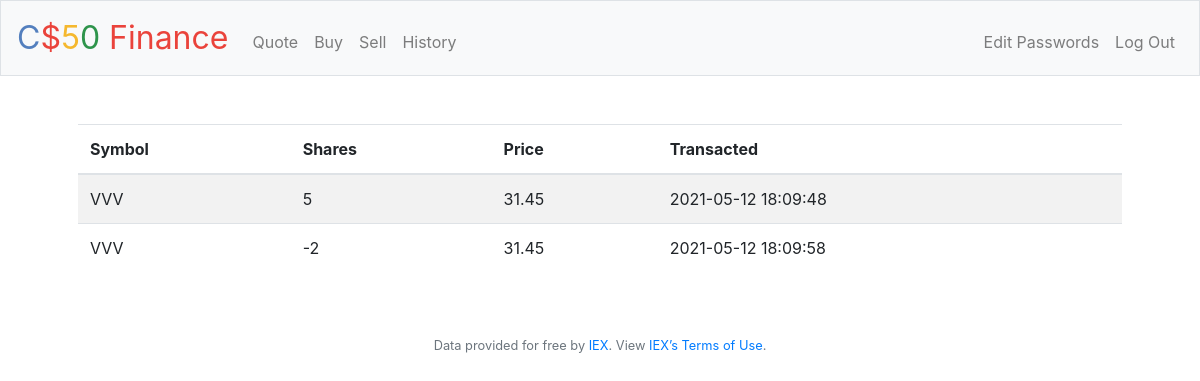
The app's page /history (signed in) with its own data.
### tables this page shows
CREATE TABLE purchase (id integer PRIMARY KEY, user_id integer, symbol text NOT NULL, stockname text NOT NULL, shares integer NOT NULL, price float NOT NULL, Timestamp DATETIME DEFAULT CURRENT_TIMESTAMP, FOREIGN KEY (user_id) REFERENCES users (id));

### application.py (the view)
@app.route("/history")
@login_required
def history():
    stocks = db.execute("SELECT symbol, shares, price, Timestamp AS transacted from purchase WHERE user_id = ?", session["user_id"])
    return render_template("history.html", stocks=stocks)

### application.py (called while the page is built)
@app.after_request
def after_request(response):
    response.headers["Cache-Control"] = "no-cache, no-store, must-revalidate"
    response.headers["Expires"] = 0
    response.headers["Pragma"] = "no-cache"
    return response

### helpers.py (called while the page is built)
def login_required(f):
    @wraps(f)
    def decorated_function(*args, **kwargs):
        if session.get("user_id") is None:
            return redirect("/login")
        return f(*args, **kwargs)
    return decorated_function

### templates/history.html (shortened to what this page needs)
{% extends "layout.html" %}
{% block main %}
    <table class="table table-striped">
        <thead>
            <tr align="left">
                <th>Symbol</th>
                <th>Shares</th>
                <th>Price</th>
                <th>Transacted</th>
            </tr>
        </thead>
        <tbody>
                {% for stock in stocks %}
                <tr align="left">
                    <td>{{ stock.symbol }}</td>
                    <td>{{ stock.shares }}</td>
                    <td>{{ stock.price }}</td>
                    <td>{{ stock.transacted}}</td>
                </tr>
                {% endfor %}
        </tbody>
    </table>
{% endblock %}

### records on screen
purchase: symbol "VVV", shares "5", price "31.45", transacted "2021-05-12 18:09:48"
purchase: symbol "VVV", shares "-2", price "31.45", transacted "2021-05-12 18:09:58"
